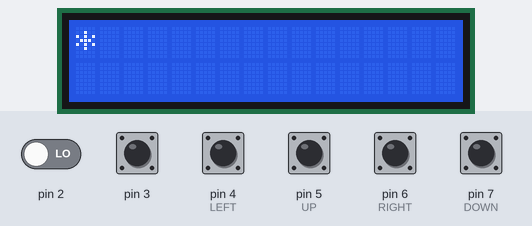
This sketch was run on a simulated Arduino Uno, built with avr-gcc and run on an emulated ATmega328P. On the bench: 16×2 character LCD. Inputs (shaded band) come from the test bench; at power-on: pin 3, pin 4 (LEFT), pin 5 (UP), pin 6 (RIGHT), pin 7 (DOWN) HIGH, pin 2 LOW. What the sketch prints to the serial monitor is not drawn.

Above: at 14.1 s.
14.2 s: pin 6 (RIGHT) pulled LOW for 3 s
At 21.6 s:
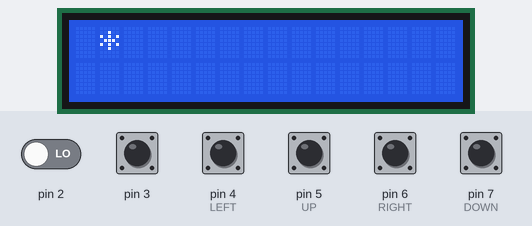
30.1 s: pin 7 (DOWN) pulled LOW for 3 s
At 37.2 s:
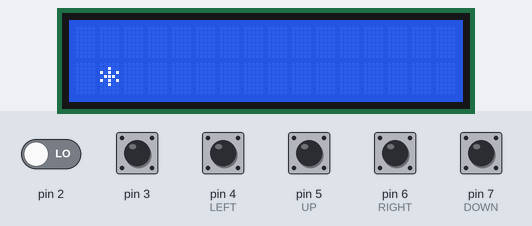
Timing chart, 0 to 38.6 s (numbered marks = the images above; inputs shaded):
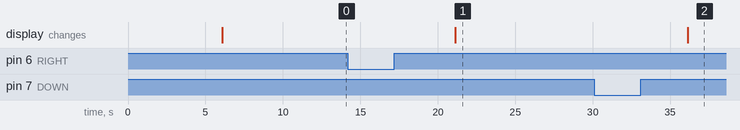

Measured:
- after the input at 14.2 s, the display: changes after 6.9 s (image 1)
- after the input at 30.1 s, the display: changes after 6.0 s (image 2)

The sketch:

worm_game.ino
```cpp
#include <Adafruit_LiquidCrystal.h>

//CONSTANTES
#define DOWN 7
#define RIGHT 6
#define UP 5
#define LEFT 4

//VARIÁVEIS
String icon = "*";
int col = 0, row = 0;
Adafruit_LiquidCrystal lcd(0);

//Função de interrupção
void interrupt0()
{
  Serial.println("Apertou");
}

void interrupt1()
{
  Serial.println("Soltou");
}

void setup()
{
  attachInterrupt(0, interrupt0, RISING);
  attachInterrupt(1, interrupt1, FALLING);
  Serial.begin(9600);
  lcd.begin(16, 2);
  pinMode(DOWN, INPUT_PULLUP);
  pinMode(RIGHT, INPUT_PULLUP);
  pinMode(UP, INPUT_PULLUP);
  pinMode(LEFT, INPUT_PULLUP);

  lcd.print("*** INTERNET ***");
  lcd.setCursor(0, 1);
  lcd.print("** DAS COISAS **");
  delay(1000);
}

void loop()
{
  delay(5000);
  lcd.clear();
  lcd.setCursor(col, row);
  lcd.print(icon);

  if( digitalRead(UP) == 0 ) {
  	row = 0;
  }

  if( digitalRead(DOWN) == 0 ) {
  	row = 1;
  }

  if( digitalRead(RIGHT) == 0 ) {
  	col++;
    if(col > 15){
      col = 15;
    }
  }

  if( digitalRead(LEFT) == 0 ) {
  	col--;
    if(col < 0){
      col = 0;
    }
  }

  Serial.print("col = ");
  Serial.print(col);
  Serial.print(" | row = ");
  Serial.println(row);
}
```
